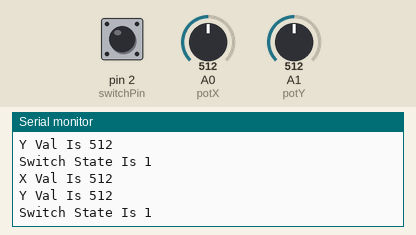
Simulated run of this sketch. Board: Arduino Uno, built with avr-gcc and run on an emulated ATmega328P. On the bench: the last lines printed to the serial monitor. The inputs (shaded band) are chosen by the test bench; at power-on: A0 (potX) = 512, pin 2 (switchPin) HIGH, A1 (potY) = 512.

Above: at 10.4 s.
10.5 s: A0 (potX) set to 985
At 11.02 s:
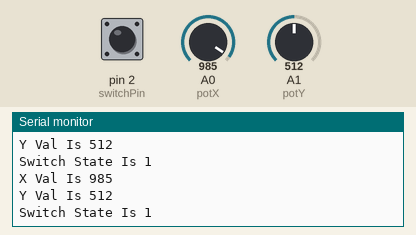
13.5 s: A0 (potX) set to 1009
At 14.03 s:
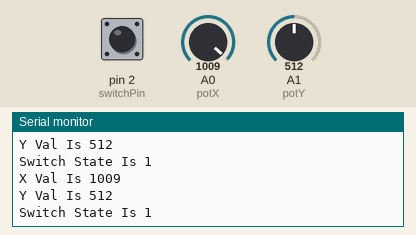
Timing chart, 0 to 16.5 s (numbered marks = the images above; inputs shaded):
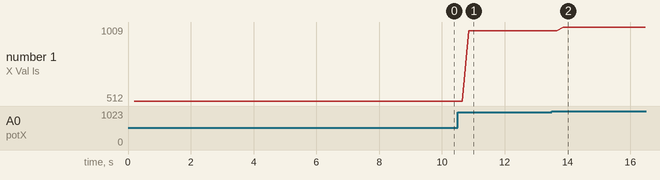

The sketch:

joystick_1.ino
```cpp
int potX = A0;
int potY = A1;
int switchPin = 2;
int xVal;
int yVal;
int switchVal;
int sDelay = 200;
void setup() {
  // put your setup code here, to run once:
Serial.begin(9600);
pinMode(potX, INPUT);
pinMode(potY, INPUT);
pinMode(switchPin, INPUT);
digitalWrite(switchPin, HIGH);
}

void loop() {
  // put your main code here, to run repeatedly:
xVal = analogRead(potX);
yVal = analogRead(potY);
switchVal = digitalRead(switchPin);
delay(sDelay);

Serial.print("X Val Is ");
Serial.println(xVal);
Serial.print("Y Val Is ");
Serial.println(yVal);
Serial.print("Switch State Is ");
Serial.println(switchVal);
}
```

Measured:
- after the input at 10.5 s, the serial monitor: prints a new line after 0.35 s (image 1)
- after the input at 13.5 s, the serial monitor: prints a new line after 0.36 s (image 2)
- plotted number 1: 512 → 985 after the input at 10.5 s, 985 → 1009 after the input at 13.5 s
